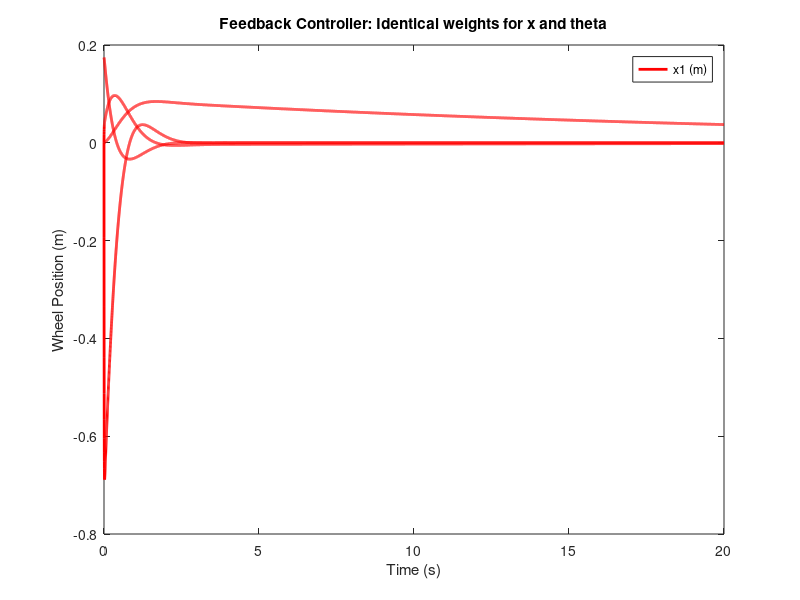
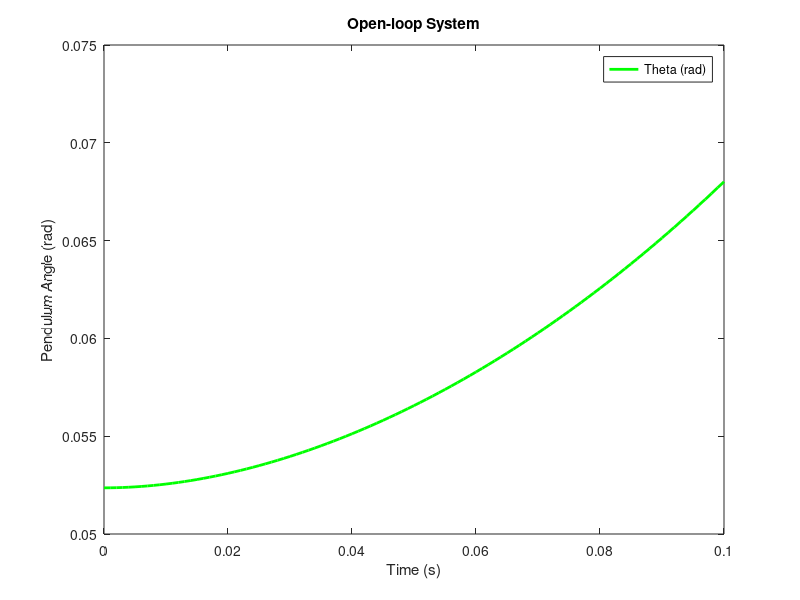
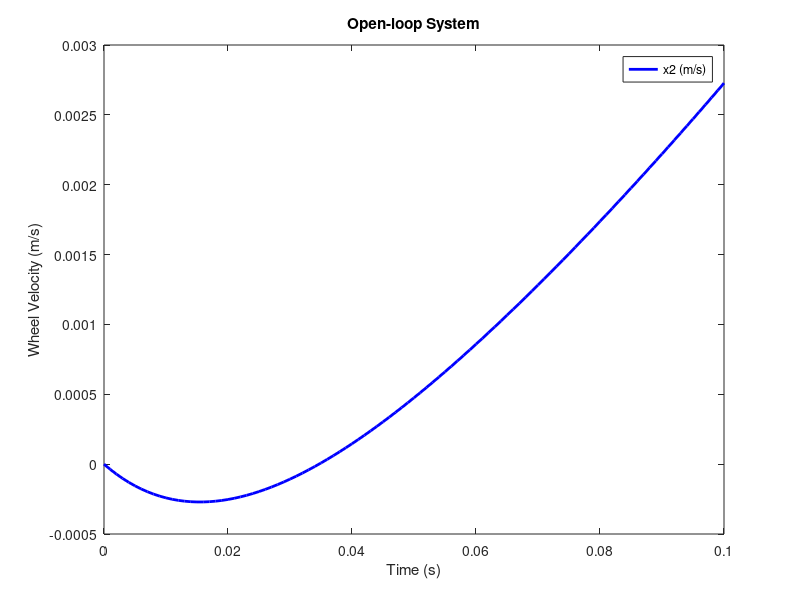
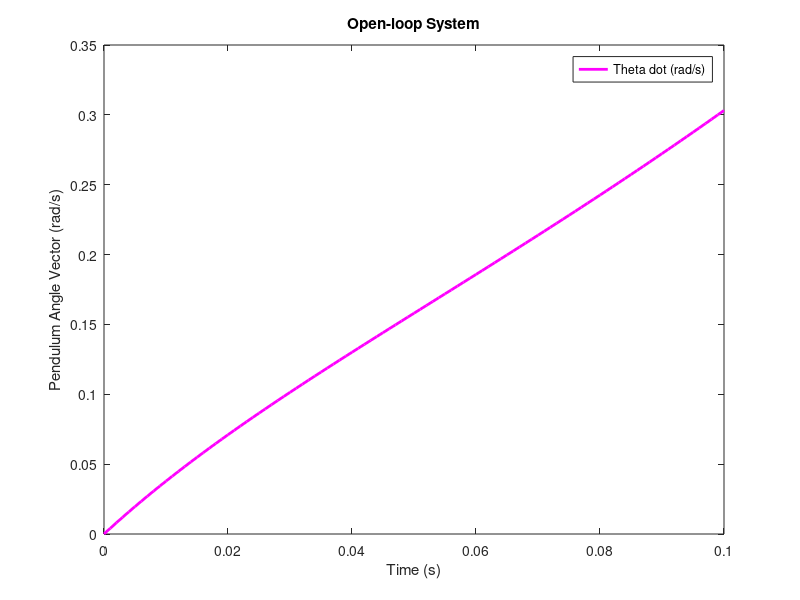

These figures' MATLAB source, in order: (Note: this script raises an error after producing the figures.)
% Nicholas Sandberg
% 015676752
% ME190 Section 4
% December 5, 2023
% Minseg Control Project

%% Part 1: Modeling the MinSeg Robot
clear all; close all; clc;
% Parameters (with units)
mp = 0.285; % kg
mw = 0.025; % kg
Jp = 0.0010; % kg*m^2
Jw = 0.0013; % kg*m^2
rw = 0.022; % m
lp = 0.1; % m
c = 0.0001; % N*m*s/rad
Kt = 0.3; % N*m/A
Kb = 0.5; % V*s/rad
R = 5; % ohms
g = 9.81; % m/s^2

% Linearized equation in matrix form coefficients
M = [((Jw/rw^2)+mw+mp),(mp*lp);(mp*lp),(mp*(lp^2)+Jp)];
D = [(c/rw^2+(Kb*Kt)/(R*rw^2)),((-Kb*Kt)/(R*rw)-(c/rw));((-Kb*Kt)/(R*rw)-(c/rw)),(((Kb*Kt)/R)+c)];
K = [0,0;0,(-mp*g*lp)];
F = [(Kt/(R*rw));(-Kt/R)];

% Convert matrix form equation to state-space model
a1 = zeros(2); 
a2 = eye(2);
a3 = -inv(M)*K;
a4 = -inv(M)*D;

b1 = zeros(2,1);
b2 = inv(M)*F;

A = [a1,a2;a3,a4];
B = [b1;b2];

% Verify eigenvalues of A and values of matrix B. eig(A) = [0;6.9;-6.0;-38] B = [0;0;1.14;-24.01]
a = eig(A)
b = B

% Simulate state-space system for small initial angle for zero input
% voltage
theta1 = pi/60;
q0 = [0;theta1;0;0];

% Generate output equation
C1 = [1,0,0,0;0,1,0,0;0,0,1,0;0,0,0,1];
D = [0;0;0;0];

% Run state space simulation and plot results
Sys = ss(A,B,C1,D);
[y,t,q] = initial(Sys,q0,0.1);

% Wheel Position vs. Time
figure(1);
plot(t,q(:,1),'r','linewidth',2)
title('Open-loop System')
xlabel('Time (s)')
ylabel('Wheel Position (m)')
legend('x1 (m)')

% Pendulum Angle vs. Time
figure(2); 
plot(t,q(:,2),'g','linewidth',2)
title('Open-loop System')
xlabel('Time (s)')
ylabel('Pendulum Angle (rad)')
legend('Theta (rad)')

% Wheel Velocity vs. Time
figure(3); 
plot(t,q(:,3),'b','linewidth',2)
title('Open-loop System')
xlabel('Time (s)')
ylabel('Wheel Velocity (m/s)')
legend('x2 (m/s)')

% Pendulum Angle Vector vs. Time
figure(4); 
plot(t,q(:,4),'m','linewidth',2)
title('Open-loop System')
xlabel('Time (s)')
ylabel('Pendulum Angle Vector (rad/s)')
legend('Theta dot (rad/s)')

%% Part 2: Designing a Full-State Feedback Controller
% Desired location of poles
P_des = [-6 -6 -6 -6];

% Gain calculation using Ackerman method
K_acker = acker(A,B,P_des)

% A matrix based on calculated gain values and simulate state space system
A_cl = (A-B*K_acker);
Sys_CL = ss(A_cl,B,C1,D);

Eig_acker = eig(A_cl)

% Run state space simulation and plot results
[y,t,x] = initial(Sys_CL,q0);

% Wheel Position vs. Time
figure(5); plot(t,x(:,1),'r','Linewidth',2)
title('Closed-loop System: Pole Placement with Ackerman method ')
xlabel('Time (s)')
ylabel('Wheel Position (m)')
legend('x1 (m)')

% Pendulum Angle vs. Time
figure(6); plot(t,x(:,2),'g','Linewidth',2)
title('Closed-loop System: Pole Placement with Ackerman method ')
xlabel('Time (s)')
ylabel('Pendulum Angle (rad)')
legend('Theta (rad)')

% Wheel Velocity vs. Time
figure(7); plot(t,x(:,3),'b','Linewidth',2)
title('Closed-loop System: Pole Placement with Ackerman method ')
xlabel('Time (s)')
ylabel('Wheel Velocity (m/s)')
legend('x2 (m/s)')

% Pendulum Angle Vector vs. Time
figure(8); plot(t,x(:,4),'m','Linewidth',2)
title('Closed-loop System: Pole Placement with Ackerman method ')
xlabel('Time (s)')
ylabel('Pendulum Angle Vector (rad/s)')
legend('Theta dot (rad/s)')

% Plot step response with initial condition of 10 degrees
theta2 = (10*pi/180);
q0 = [0;theta2;0;0];
u = -K_acker*x';
figure(9); plot(t,u,'k','Linewidth',2)
title('Closed-loop System: Pole Placement with Ackerman method ')
xlabel('Time (s)')
ylabel('Input Voltage (V)')
legend('Input voltage (V)')

%% Part 3: Designing a Linear Quadratic Regulator (LQR)
% Define weight matrices
Q = diag([1,100,1,100]);
R = 1;

% Obtain gain value using LQR function
K_LQR = lqr(A,B,Q,R)

% A matrix based on calculated gain values and simulate state space system
A_cl = A-B*K_LQR;
Sys_CL_LQR = ss(A_cl,B,C1,D);

Eig_LQR = eig(A_cl)

% Run state space simulation and plot results
[y,t,x] = initial(Sys_CL_LQR,q0);

% Wheel Position vs. Time
figure(10); plot(t,x(:,1),'r','Linewidth',2)
title('Closed-loop control: LQR')
xlabel('Time (s)')
ylabel('Wheel Position (m)')
legend('x1 (m)')

% Pendulum Angle vs. Time
figure(11); plot(t,x(:,2),'g','Linewidth',2)
title('Closed-loop control: LQR')
xlabel('Time (s)')
ylabel('Pendulum Angle (rad)')
legend('Theta (rad)')

% Wheel Velocity vs. Time
figure(12); plot(t,x(:,3),'b','Linewidth',2)
title('Closed-loop control: LQR')
xlabel('Time (s)')
ylabel('Wheel Velocity (m/s)')
legend('x2 (m/s)')

% Pendulum Angle Vector vs. Time
figure(13); plot(t,x(:,4),'m','Linewidth',2)
title('Closed-loop control: LQR')
xlabel('Time (s)')
ylabel('Pendulum Angle Vector (rad/s)')
legend('Theta dot (rad/s)')

% Plot step response with initial condition of 10 degrees
theta3 = (10*pi/180);
q0 = [0;theta3;0;0];
u = -K_LQR*x';
figure(14); plot(t,u,'k','Linewidth',2)
title('Closed-loop control: LQR')
xlabel('Time (s)')
ylabel('Input Voltage (V)')
legend('Input voltage (V)')

%% Part 4.8 Gain Calculation
close all; clc;
% Define weight matrices
Q = diag([100,100,1,100]);
R = 1;

% Obtain gain value using LQR function
K_LQR = lqr(A,B,Q,R)

%% Part 4.8 Plots
% Wheel Position vs. Time
figure(1); plot(t,x,'r','Linewidth',2)
title('Feedback Controller: Identical weights for x and theta')
xlabel('Time (s)')
ylabel('Wheel Position (m)')
legend('x1 (m)')

% Pendulum Angle vs. Time
figure(2); plot(t,Theta,'g','Linewidth',2)
title('Feedback Controller: Identical weights for x and theta')
xlabel('Time (s)')
ylabel('Pendulum Angle (rad)')
legend('Theta (rad)')

% Wheel Velocity vs. Time
figure(3); plot(t,x_dot,'b','Linewidth',2)
title('Feedback Controller: Identical weights for x and theta')
xlabel('Time (s)')
ylabel('Wheel Velocity (m/s)')
legend('x2 (m/s)')

% Pendulum Angle Vector vs. Time
figure(4); plot(t,Theta_dot,'m','Linewidth',2)
title('Feedback Controller: Identical weights for x and theta')
xlabel('Time (s)')
ylabel('Pendulum Angle Vector (rad/s)')
legend('Theta dot (rad/s)')

% Plot step response with initial condition of 10 degrees
figure(5); plot(t,V,'k','Linewidth',2)
title('Feedback Controller: Identical weights for x and theta')
xlabel('Time (s)')
ylabel('Input Voltage (V)')
legend('Input voltage (V)')

%% Part 4.9 Gain Calculation
clc;
% Define weight matrices
Q = diag([1,100,1,100]);
R = 1;

% Obtain gain value using LQR function
K_LQR = lqr(A,B,Q,R)

A_cl = A-B*K_LQR;
Sys_CL_LQR = ss(A_cl,B,C1,D);

Eig_LQR = eig(A_cl)

%% Part 4.9 Plots
close all;
% Wheel Position vs. Time
figure(1); plot(t,x,'r','Linewidth',2)
title('Feedback Controller Data')
xlabel('Time (s)')
ylabel('Wheel Position (m)')
legend('x1 (m)')

% Pendulum Angle vs. Time
figure(2); plot(t,Theta,'g','Linewidth',2)
title('Feedback Controller Data')
xlabel('Time (s)')
ylabel('Pendulum Angle (rad)')
legend('Theta (rad)')

% Wheel Velocity vs. Time
figure(3); plot(t,x_dot,'b','Linewidth',2)
title('Feedback Controller Data')
xlabel('Time (s)')
ylabel('Wheel Velocity (m/s)')
legend('x2 (m/s)')

% Pendulum Angle Vector vs. Time
figure(4); plot(t,Theta_dot,'m','Linewidth',2)
title('Feedback Controller Data')
xlabel('Time (s)')
ylabel('Pendulum Angle Vector (rad/s)')
legend('Theta dot (rad/s)')

% Plot step response with initial condition of 10 degrees
figure(5); plot(t,V,'k','Linewidth',2)
title('Feedback Controller Data')
xlabel('Time (s)')
ylabel('Input Voltage (V)')
legend('Input voltage (V)')

%% Part 4.10 Accelerometer Only
close all;
% Wheel Position vs. Time
figure(1); plot(t,x,'r','Linewidth',2)
title('Feedback Controller Data: Accelerometer Only')
xlabel('Time (s)')
ylabel('Wheel Position (m)')
legend('x1 (m)')

% Pendulum Angle vs. Time
figure(2); plot(t,Theta,'g','Linewidth',2)
title('Feedback Controller Data: Accelerometer Only')
xlabel('Time (s)')
ylabel('Pendulum Angle (rad)')
legend('Theta (rad)')

% Wheel Velocity vs. Time
figure(3); plot(t,x_dot,'b','Linewidth',2)
title('Feedback Controller Data: Accelerometer Only')
xlabel('Time (s)')
ylabel('Wheel Velocity (m/s)')
legend('x2 (m/s)')

% Pendulum Angle Vector vs. Time
figure(4); plot(t,Theta_dot,'m','Linewidth',2)
title('Feedback Controller Data: Accelerometer Only')
xlabel('Time (s)')
ylabel('Pendulum Angle Vector (rad/s)')
legend('Theta dot (rad/s)')

% Plot step response with initial condition of 10 degrees
figure(5); plot(t,V,'k','Linewidth',2)
title('Feedback Controller Data: Accelerometer Only')
xlabel('Time (s)')
ylabel('Input Voltage (V)')
legend('Input voltage (V)')

%% Part 4.10 Gyroscope Only
close all;
% Wheel Position vs. Time
figure(1); plot(t,x,'r','Linewidth',2)
title('Feedback Controller Data: Gyroscope Only')
xlabel('Time (s)')
ylabel('Wheel Position (m)')
legend('x1 (m)')

% Pendulum Angle vs. Time
figure(2); plot(t,Theta,'g','Linewidth',2)
title('Feedback Controller Data: Gyroscope Only')
xlabel('Time (s)')
ylabel('Pendulum Angle (rad)')
legend('Theta (rad)')

% Wheel Velocity vs. Time
figure(3); plot(t,x_dot,'b','Linewidth',2)
title('Feedback Controller Data: Gyroscope Only')
xlabel('Time (s)')
ylabel('Wheel Velocity (m/s)')
legend('x2 (m/s)')

% Pendulum Angle Vector vs. Time
figure(4); plot(t,Theta_dot,'m','Linewidth',2)
title('Feedback Controller Data: Gyroscope Only')
xlabel('Time (s)')
ylabel('Pendulum Angle Vector (rad/s)')
legend('Theta dot (rad/s)')

% Plot step response with initial condition of 10 degrees
figure(5); plot(t,V,'k','Linewidth',2)
title('Feedback Controller Data: Gyroscope Only')
xlabel('Time (s)')
ylabel('Input Voltage (V)')
legend('Input voltage (V)')

